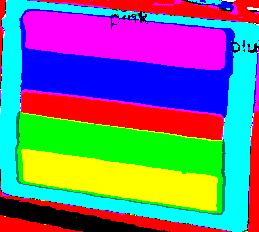
#> input picture cropped_image.jpg, 259 x 232 px
$ python color.py
#> lines starting #> are read from the running program, lines starting #| are printed output that depends on the picture; after the words box and inside, x2 and y2 are one past the last pixel; in counts of white or black regions, pixels touching at a corner belong together
import cv2
import numpy as np

# Загрузка изображения
image = cv2.imread('cropped_image.jpg')
#> image is the input picture: shape (232, 259, 3); mean B, G, R 135.3, 118.3, 113.4

# Определение цветов
colors = {
    "red": (0, 0, 255),
    "green": (0, 255, 0),
    "blue": (255, 0, 0),
    "yellow": (0, 255, 255),
    "pink": (255, 0, 255)
}

# Пороговые значения для каждого цвета
thresholds = {
    "red": ((0, 0, 150), (100, 100, 255)),
    "green": ((0, 150, 0), (100, 255, 100)),
    "blue": ((150, 0, 0), (255, 100, 100)),
    "yellow": ((0, 150, 150), (100, 255, 255)),
    "pink": ((150, 0, 150), (255, 100, 255))
}

# Найдем контуры для каждого цвета
contours_dict = {}
contours_centers = {}
for color_name, color in colors.items():
    lower, upper = thresholds[color_name]
    lower = np.array(lower, dtype="uint8")
    upper = np.array(upper, dtype="uint8")

    # Применяем пороговое значение
    mask = cv2.inRange(image, lower, upper)

    # Находим контуры
    contours, _ = cv2.findContours(mask, cv2.RETR_EXTERNAL, cv2.CHAIN_APPROX_SIMPLE)

    if contours:  # Проверяем, что найдены контуры
        # Выбираем максимальный контур по площади
        max_contour = max(contours, key=cv2.contourArea)
        contours_dict[color_name] = max_contour

        # Вычисляем центр контура для сортировки
        M = cv2.moments(max_contour)
        cx = int(M["m10"] / (M["m00"] + 1e-5))  # Избегаем деление на ноль
        cy = int(M["m01"] / (M["m00"] + 1e-5))  # Избегаем деление на ноль
        contours_centers[color_name] = cy
#> this loop made 5 passes
#> (cx, cy) on passes 1 to 5: (123, 115), (120, 163), (128, 78), (120, 179), (125, 39)
#> pass 1, `mask = cv2.inRange(image, lower, upper)`:
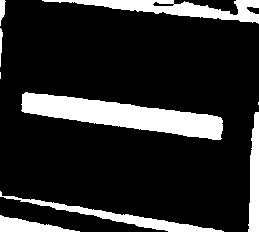
#> mask: shape (232, 259); 16.5% white; 9 white regions (2 under 20 px), largest, box (x1, y1, x2, y2) and area: (21, 92, 223, 140) 4591, (42, 0, 259, 24) 2052, (0, 191, 224, 232) 1431
#> pass 2, `mask = cv2.inRange(image, lower, upper)`:
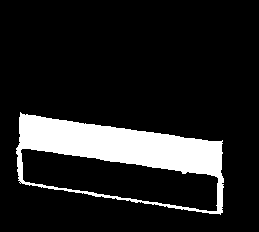
#> mask: shape (232, 259); 13.3% white; 1 white region, box (x1, y1, x2, y2) and area: (16, 112, 224, 215) 7977
#> pass 3, `mask = cv2.inRange(image, lower, upper)`:
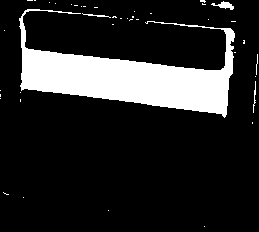
#> mask: shape (232, 259); 16% white; 41 white regions (36 under 20 px), largest, box (x1, y1, x2, y2) and area: (19, 9, 235, 118) 9299, (211, 1, 234, 10) 95, (82, 13, 111, 18) 42, (253, 81, 256, 113) 40, (256, 54, 258, 75) 21
#> after the loop:
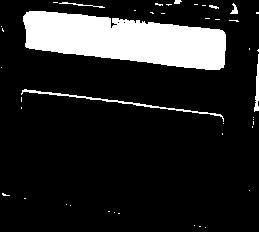
#> mask: shape (232, 259); 14.9% white; 43 white regions (36 under 20 px), largest, box (x1, y1, x2, y2) and area: (23, 11, 226, 70) 8075, (21, 89, 224, 122) 441, (254, 54, 259, 112) 152
#> after the loop, contours_centers = {'red': 115, 'green': 163, 'blue': 78, 'yellow': 179, 'pink': 39}; contours_dict = 5 items

# Сортируем цвета по вертикальной координате центра контура
sorted_colors = sorted(contours_centers, key=contours_centers.get)
#> sorted_colors = ['pink', 'blue', 'red', 'green', 'yellow']

# Выводим порядок цветов сверху вниз
print("Порядок цветов сверху вниз:")
for color in sorted_colors:
    print(color)
#> this loop made 5 passes
#| pink
#| blue
#| red
#| green
#| yellow

# Рисуем контуры на исходном изображении и подписываем цвет контура
image_with_contours = image.copy()
for color_name in sorted_colors:
    contour = contours_dict[color_name]
    # Рисуем контур
    cv2.drawContours(image_with_contours, [contour], -1, colors[color_name], 2)

    # Определяем цвет контура текстом
    color = colors[color_name]
    text_color = (255 - color[0], 255 - color[1], 255 - color[2])  # негатив цвета
    # Получаем центр контура для размещения текста
    M = cv2.moments(contour)
    cx = int(M["m10"] / (M["m00"] + 1e-5))  # Избегаем деление на ноль
    cy = int(M["m01"] / (M["m00"] + 1e-5))  # Избегаем деление на ноль
    # Подписываем цвет контура
    cv2.putText(image_with_contours, color_name, (cx, cy), cv2.FONT_HERSHEY_SIMPLEX, 0.5, text_color, 2)
#> this loop made 5 passes
#> (color_name, color, text_color, cx, cy) on passes 1 to 5: ('pink', (255, 0, 255), (0, 255, 0), 125, 39), ('blue', (255, 0, 0), (0, 255, 255), 128, 78), ('red', (0, 0, 255), (255, 255, 0), 123, 115), ('green', (0, 255, 0), (255, 0, 255), 120, 163), ('yellow', (0, 255, 255), (255, 0, 0), 120, 179)
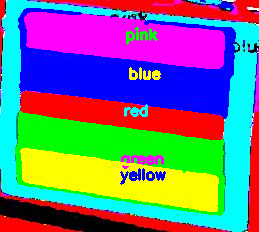
#> image_with_contours: shape (232, 259, 3); 15.08% of pixels changed, all inside (x1, y1, x2, y2) = (15, 8, 236, 216)

# Отображаем результат
cv2.imshow('Contours', image_with_contours)
cv2.waitKey(0)
cv2.destroyAllWindows()
